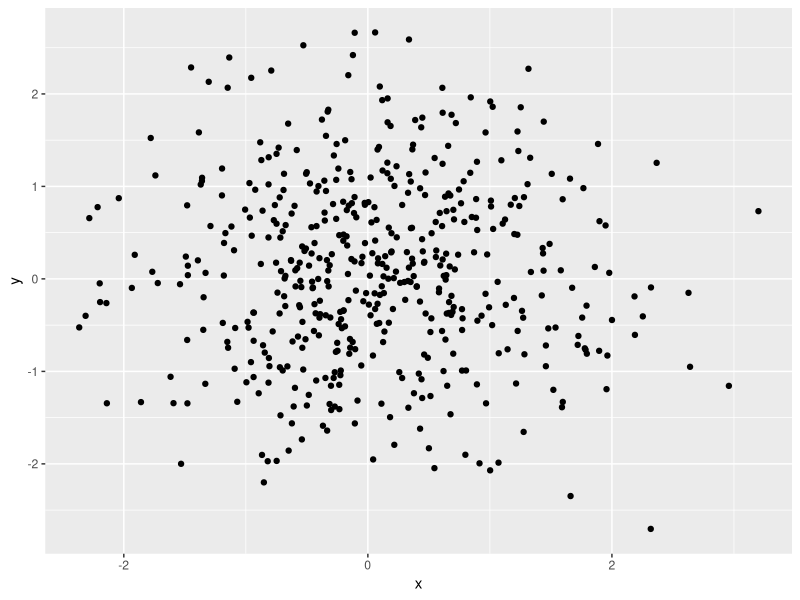
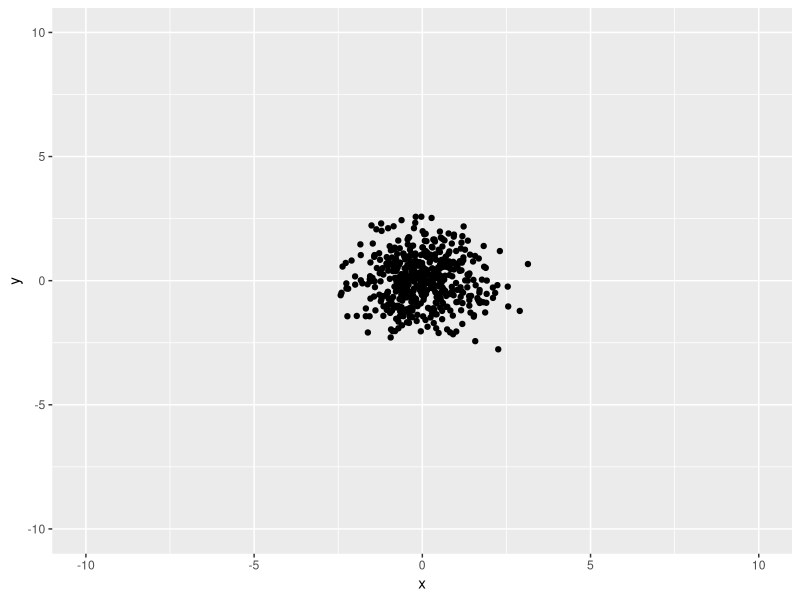
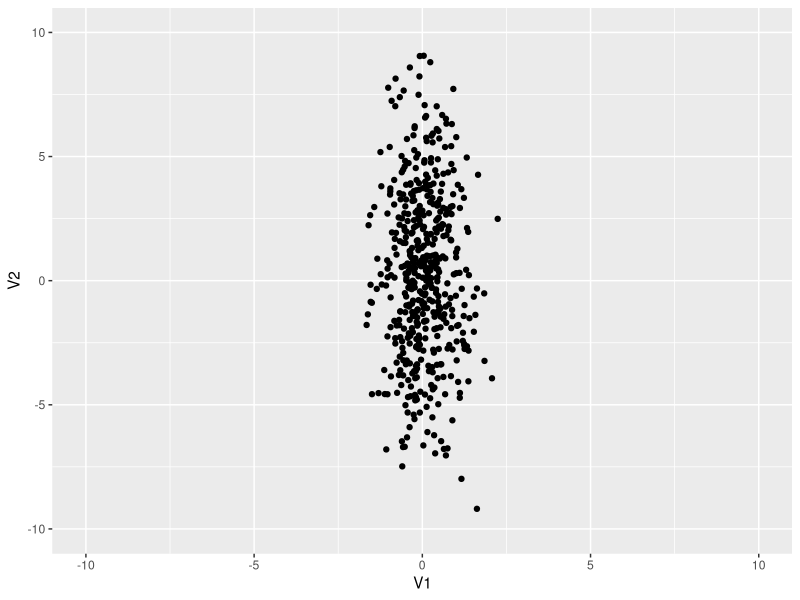
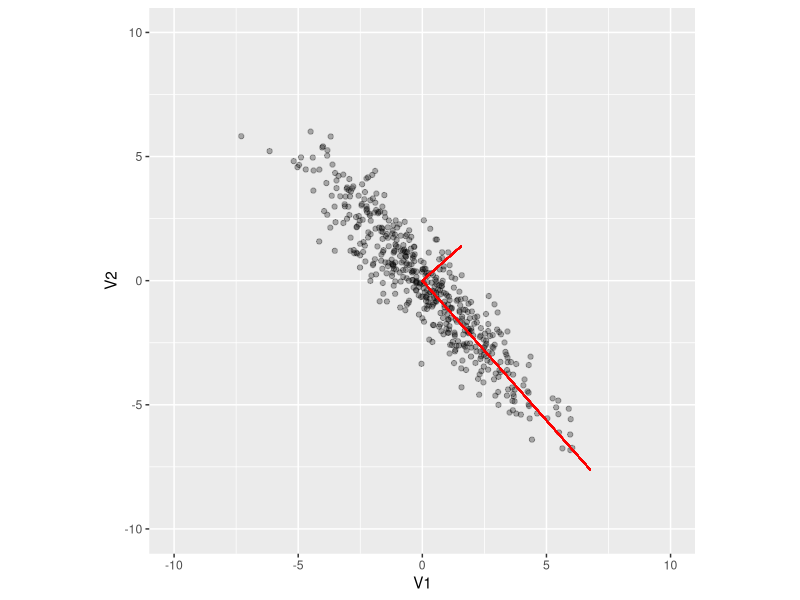

Recreate these plots in R, in order.
library(tidyverse)

x <- rnorm(n=500)
y <- rnorm(n=500)
X <- cbind(x,y)
X %>% cov()
X %>%
  as_tibble() %>%
  ggplot() +
  geom_point(aes(x=x,y=y))

#center the matrix
X_centered <- X - colMeans(X)
X_centered %>% cov()
X_centered %>%
  as_tibble() %>%
  ggplot() +
  geom_point(aes(x=x,y=y))+
  xlim(c(-10,10)) +
  ylim(c(-10,10))

#scaling matrix scales x by 0.7, y by 3.4
S <- c(0.7,0,0,3.4) %>% matrix(nrow=2)
Y <- X %*% S
Y %>% cov()
Y %>%
  as_tibble() %>%
  ggplot() +
  geom_point(aes(x=V1,y=V2)) +
  xlim(c(-10,10)) +
  ylim(c(-10,10))

#rotating matrix rotates by theta
theta <- 0.77*pi
R <- c(cos(theta), sin(theta), -1*sin(theta), cos(theta)) %>% matrix(nrow=2)
Z <- X %*% S %*% R 
C <- Z %>% cov()
# eigenstuff <- C %>% svd()
eigenstuff <- C %>% eigen()
Z %>%
  as_tibble() %>%
  ggplot() +
  geom_point(aes(x=V1,y=V2), alpha=0.3) +
  xlim(c(-10,10)) +
  ylim(c(-10,10)) +
  coord_fixed() +
  geom_spoke(aes(
    x=0,
    y=0,
    angle = atan(eigenstuff$vectors[2,1]/eigenstuff$vectors[1,1]),
    radius = 3.4*3),
    color = "red"
  ) +
  geom_spoke(aes(
    x=0,
    y=0,
    angle = atan(eigenstuff$vectors[2,2]/eigenstuff$vectors[1,2]),
    radius = 0.7*3),
    color = "red"
  )
